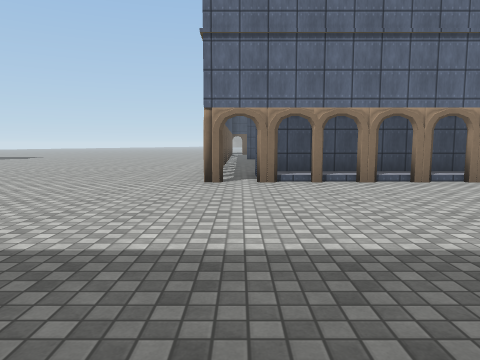
View 1 (above)

23 first-person views from a walk through a scene from a Unity 3-D project. The camera is 1.4 m above the floor, tilts 6° down and sees 70° across. Doors are open. The floor is counted in squares, 2 m on a side. Each view is taken from the middle of a square. On the plan, view 1 faces up. The plan holds only what a view shows up to about 11 squares ahead; the rest is blank. The place goes on beyond the plan. The player is left out. Some surface patterns are stand-ins.

View 2
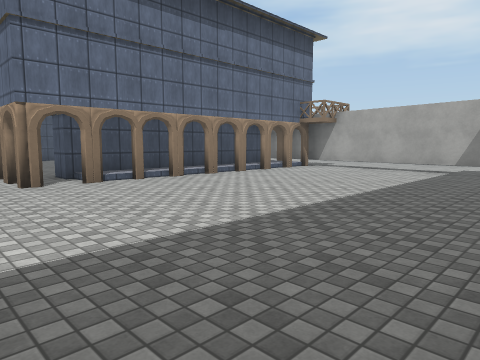

View 3
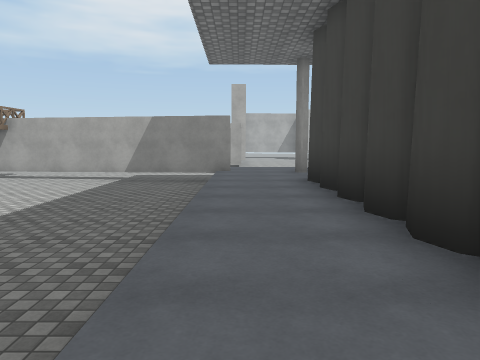

View 4
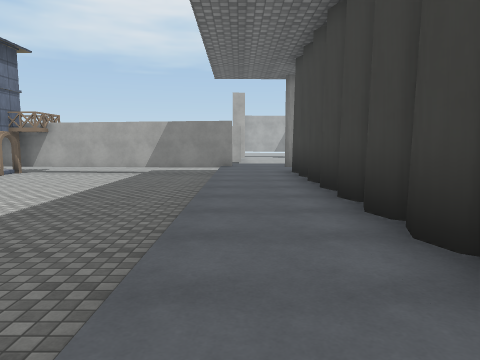

View 5
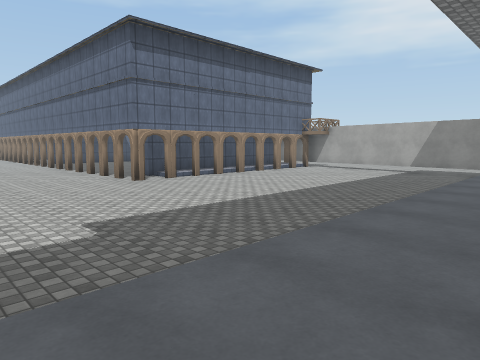

View 6
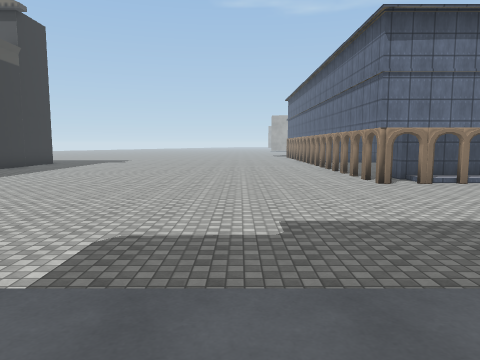

View 7
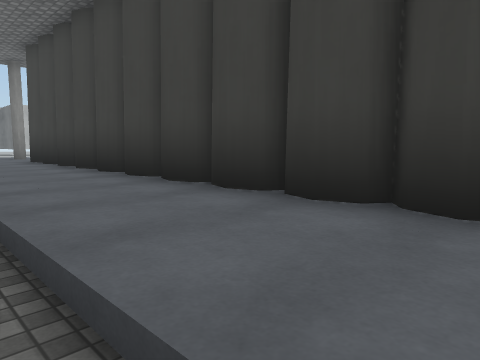

View 8
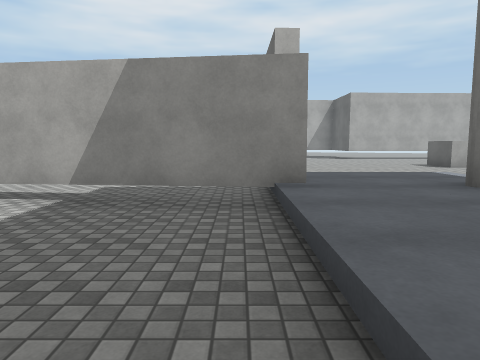

View 9
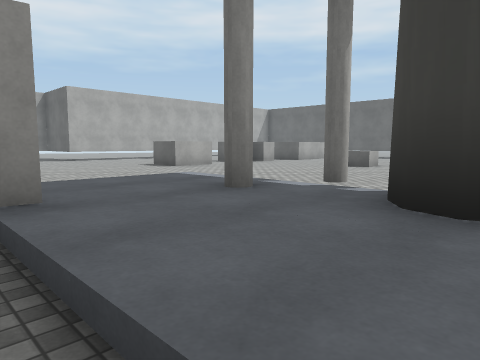

View 10
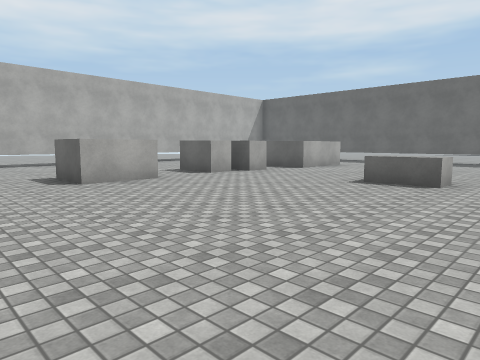

View 11
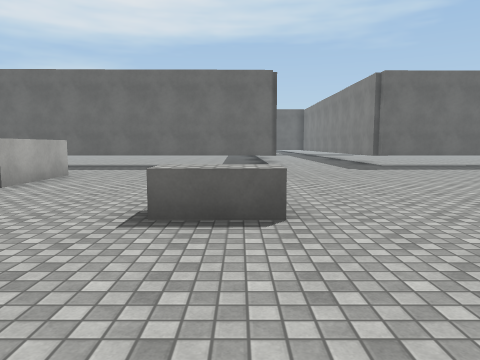

View 12
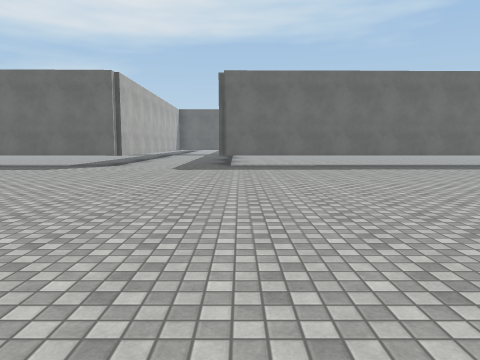

View 13
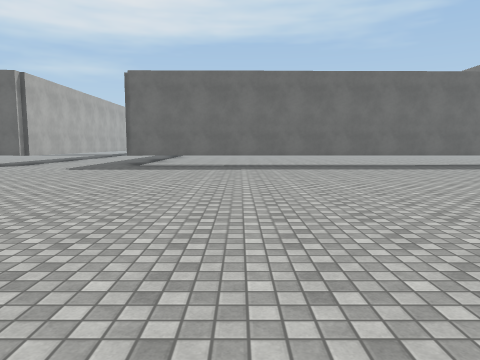

View 14
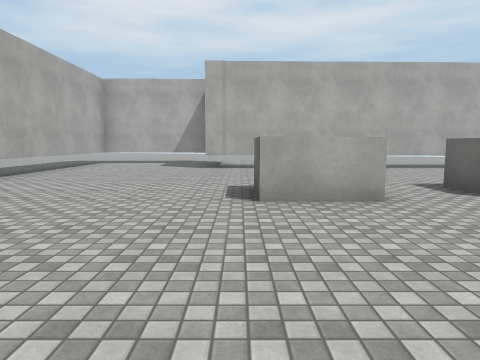

View 15
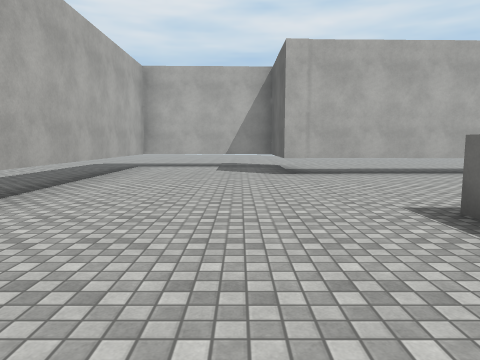

View 16
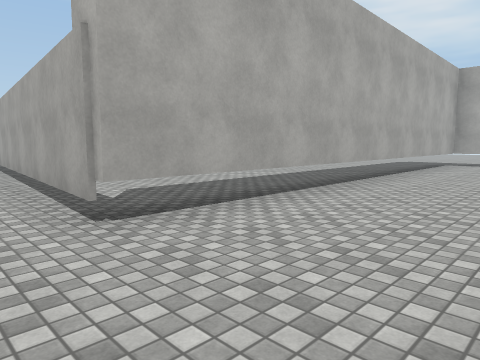

View 17
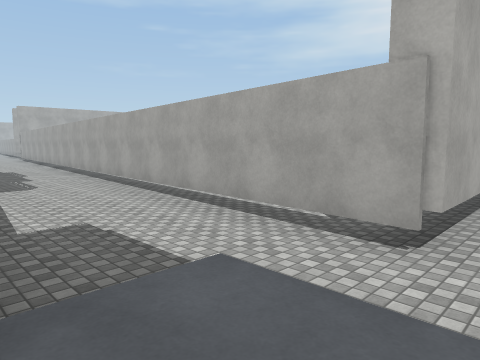

View 18
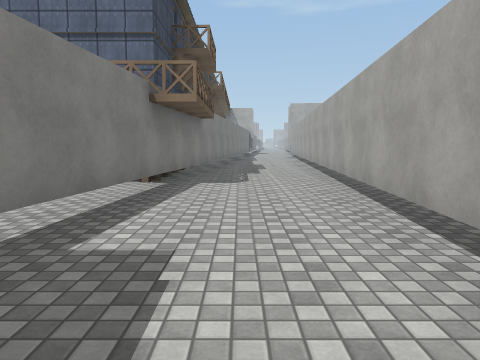

View 19
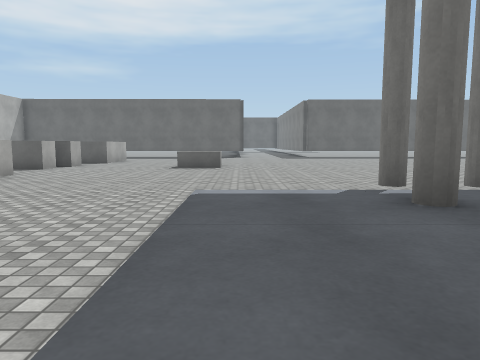

View 20
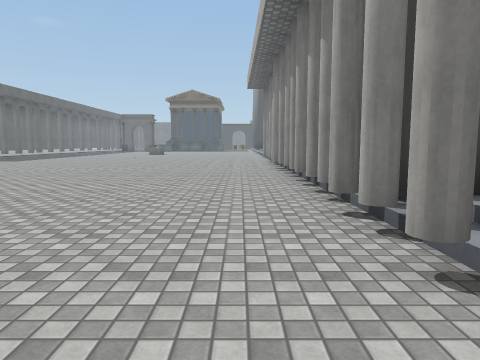

View 21
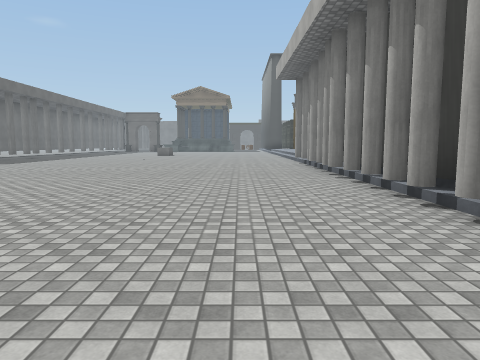

View 22
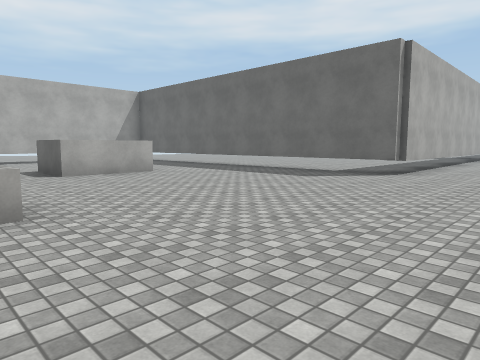

View 23
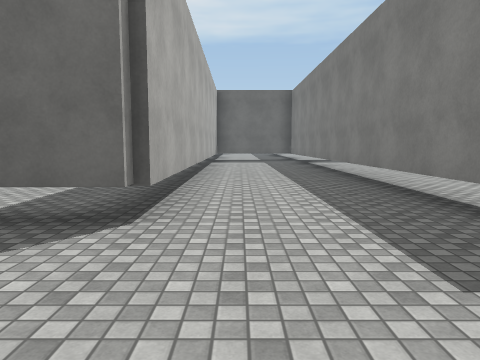

### Floor plan
Key: @ floor where view 1 was taken; # wall or solid block; . main floor; : floor 0.5 m higher than the main floor; T thing the floor can be seen under or through; B white block.
Columns run from 5 left of view 1 to 22 right of it. Each row starts with its distance up from view 1.
  9 ....#        #..#
  8 ....#        #..#.
  7 ....##      ##..#.
  6 ....########TT..#
  5 ............TT..#
  4 ............T...#
  3 ............T...#
  2 ............T..##...........
  1 ............T..#............
  0 .....@......T..#............
 -1 ::::::::::::::.#TTTTTTTTTT##
 -2 ::::::::::::::.............#
 -3 ###########:#:.............#
 -4 ###########................#
 -5 ........................####
 -6 ........................T...
 -7 ...................#....T...
 -8 ........................T...
 -9 ........................T...
-10 ..............BB...B....T...
-11 ..............B...BB  ..#.
-12 .....................   #.
-13 ..................##
-14  .................#
-15 ....................
-16 ....................
-17 ....................
-18 ##########...TTTT####
-19          #...T...
-20         .#...T...
-21         .#...#...
-22         .#...#
-23         .#...#
-24         .##..#
-25         ..#..#
-26         ..#..#

Positions as (right, up) in squares from view 1, and headings:
1: (0, 0), facing up
2: (-2, 0), facing up-right
3: (-2, -1), facing right
4: (-4, -1), facing right
5: (-5, -2), facing up-right
6: (-4, -2), facing up
7: (-5, 0), facing down-right
8: (3, 0), facing right
9: (4, 0), facing down-right
10: (7, -4), facing down-right
11: (9, -7), facing down
12: (4, -7), facing down
13: (1, -7), facing down
14: (9, -6), facing right
15: (11, -4), facing right
16: (9, -4), facing up-right
17: (7, -2), facing up-right
18: (9, 0), facing up
19: (8, 0), facing down
20: (8, -5), facing left
21: (6, -6), facing left
22: (5, -10), facing down-right
23: (7, -15), facing down
